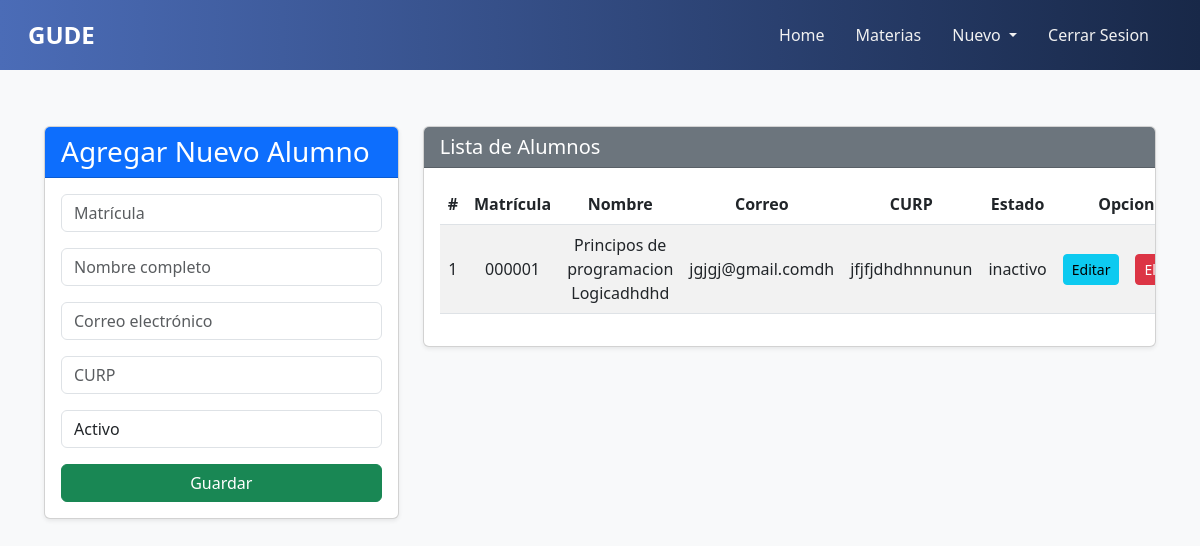
/nuevoalumno/, run on an earlier commit of the app's database.
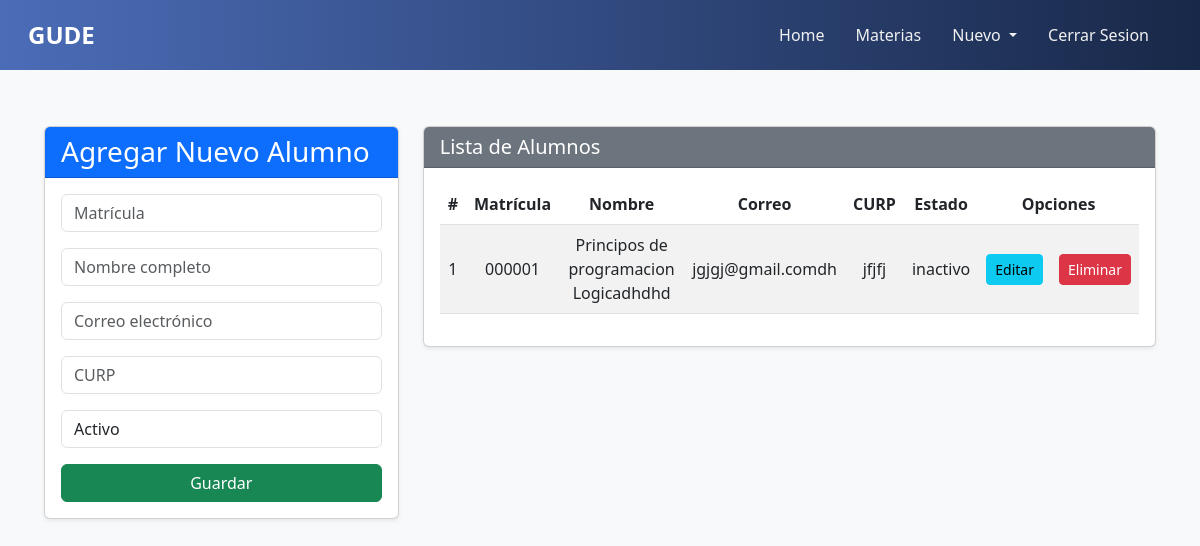
And on a later commit of the database.
### Aplicaciones/General/models.py (models this page shows, shortened)
class Alumno(models.Model):
    matricula = models.CharField(primary_key=True, max_length=9)
    nombre = models.CharField(max_length=100)
    correo = models.EmailField(unique=True)
    curp = models.CharField(max_length=18, unique=True)
    ESTADOS = [
        ('activo', 'Activo'),
        ('inactivo', 'Inactivo'),
        ('sabatico', 'Sabático'),
    ]
    estado = models.CharField(max_length=10, choices=ESTADOS, default='activo')

### Aplicaciones/General/views.py (the view)
# urls.py: path('nuevoalumno/', views.nuevoalumno, name='nuevoalumno'),
def nuevoalumno(request):
    alumnos = Alumno.objects.all()
    return render(request, "nuevoalumno.html", {"alumnos": alumnos})

### Aplicaciones/General/templates/nuevoalumno.html (shortened to what this page needs)
{% extends "./base.html" %}
{% load static %}
{% block body %}
<div class="container mt-4">
  <div class="row">
    <div class="col-md-4">
      <div class="card shadow-sm">
        <div class="card-header bg-primary text-white">
          <h3 class="mb-0">Agregar Nuevo Alumno</h3>
        </div>
        <div class="card-body">
          <form action="{% url 'registrarAlumno' %}" method="post">
            <div class="form-group mb-3">
              <input type="text" name="txtMatricula" id="txtMatricula" class="form-control" placeholder="Matrícula" maxlength="9" required />
            </div>
            <div class="form-group mb-3">
              <input type="text" name="txtNombre" id="txtNombre" class="form-control" placeholder="Nombre completo" maxlength="100" required />
            </div>
            <div class="form-group mb-3">
              <input type="email" name="txtCorreo" id="txtCorreo" class="form-control" placeholder="Correo electrónico" required />
            </div>
            <div class="form-group mb-3">
              <input type="text" name="txtCurp" id="txtCurp" class="form-control" placeholder="CURP" maxlength="18" required />
            </div>
            <div class="form-group mb-3">
              <select name="selectEstado" id="selectEstado" class="form-control" required>
                <option value="activo">Activo</option>
              </select>
            </div>
            <button type="submit" class="btn btn-success w-100">Guardar</button>
          </form>
        </div>
      </div>
    </div>
    <div class="col-md-8">
      <div class="card shadow-sm">
        <div class="card-header bg-secondary text-white">
          <h5 class="mb-0">Lista de Alumnos</h5>
        </div>
        <div class="card-body table-responsive">
          <table class="table table-striped table-hover">
            <thead>
              <tr>
                <th>#</th>
                <th>Matrícula</th>
                <th>Nombre</th>
                <th>Correo</th>
                <th>CURP</th>
                <th>Estado</th>
                <th colspan="2">Opciones</th>
              </tr>
            </thead>
            <tbody>
              {% for a in alumnos %}
              <tr>
                <td>{{ forloop.counter }}</td>
                <td>{{ a.matricula }}</td>
                <td>{{ a.nombre }}</td>
                <td>{{ a.correo }}</td>
                <td>{{ a.curp }}</td>
                <td>{{ a.estado }}</td>
                <td><a href="{% url 'edicionAlumno' a.matricula %}" class="btn btn-info btn-sm">Editar</a></td>
                <td><a href="{% url 'eliminacionAlumno' a.matricula %}" class="btn btn-danger btn-sm btnEliminacion">Eliminar</a></td>
              </tr>
              {% empty %}
              <tr>
                <td colspan="8" class="text-center text-muted">No hay alumnos registrados</td>
              </tr>
              {% endfor %}
            </tbody>
          </table>
        </div>
      </div>
    </div>
  </div>
</div>
{% endblock %}

What changed in the data, as far as the page shows it:
changed Alumno "Principos de programacion Logicadhdhd": curp "jfjfjdhdhnnunun" → "jfjfj"
